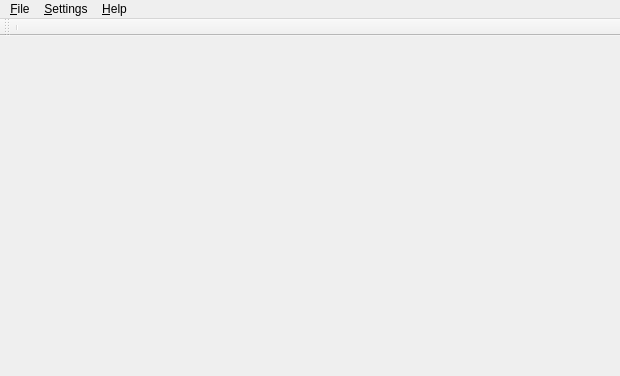
<?xml version="1.0" encoding="UTF-8"?>
<ui version="4.0">
 <class>TheOoLWallet</class>
 <widget class="QMainWindow" name="TheOoLWallet">
  <property name="geometry">
   <rect>
    <x>0</x>
    <y>0</y>
    <width>620</width>
    <height>376</height>
   </rect>
  </property>
  <property name="windowTitle">
   <string>MainWindow</string>
  </property>
  <widget class="QWidget" name="centralwidget"/>
  <widget class="QMenuBar" name="menubar">
   <property name="geometry">
    <rect>
     <x>0</x>
     <y>0</y>
     <width>620</width>
     <height>26</height>
    </rect>
   </property>
   <widget class="QMenu" name="menu_File">
    <property name="title">
     <string>&amp;File</string>
    </property>
    <addaction name="action_Open"/>
   </widget>
   <widget class="QMenu" name="menu_Settings">
    <property name="title">
     <string>&amp;Settings</string>
    </property>
    <widget class="QMenu" name="menu_Options">
     <property name="title">
      <string>&amp;Options</string>
     </property>
     <addaction name="action_Wallet"/>
     <addaction name="action_Network"/>
     <addaction name="action_Display"/>
    </widget>
    <addaction name="action_Encrypt"/>
    <addaction name="action_Change_Passphrase_2"/>
    <addaction name="separator"/>
    <addaction name="menu_Options"/>
   </widget>
   <widget class="QMenu" name="menu_Help">
    <property name="title">
     <string>&amp;Help</string>
    </property>
    <widget class="QMenu" name="menu_Debug_window">
     <property name="title">
      <string>&amp;Debug window</string>
     </property>
     <addaction name="action_Information"/>
     <addaction name="action_Console"/>
     <addaction name="action_Network_Tra"/>
    </widget>
    <addaction name="menu_Debug_window"/>
    <addaction name="action_Command_line_option"/>
    <addaction name="separator"/>
    <addaction name="action_About_the_program"/>
    <addaction name="action_About_the_library"/>
   </widget>
   <addaction name="menu_File"/>
   <addaction name="menu_Settings"/>
   <addaction name="menu_Help"/>
  </widget>
  <widget class="QToolBar" name="toolBar">
   <property name="windowTitle">
    <string>toolBar</string>
   </property>
   <attribute name="toolBarArea">
    <enum>TopToolBarArea</enum>
   </attribute>
   <attribute name="toolBarBreak">
    <bool>false</bool>
   </attribute>
   <addaction name="separator"/>
  </widget>
  <action name="action_Open">
   <property name="text">
    <string>&amp;Open</string>
   </property>
  </action>
  <action name="action_Encrypt_Wallet">
   <property name="text">
    <string>&amp;Encrypt Wallet</string>
   </property>
  </action>
  <action name="action_Options">
   <property name="text">
    <string>&amp;Options</string>
   </property>
  </action>
  <action name="action_Command_line_option">
   <property name="text">
    <string>&amp;Command line option</string>
   </property>
  </action>
  <action name="action_About_the_program">
   <property name="text">
    <string>&amp;About the program</string>
   </property>
  </action>
  <action name="action_About_the_library">
   <property name="text">
    <string>&amp;About the library</string>
   </property>
  </action>
  <action name="action_Encrypt">
   <property name="text">
    <string>&amp;Encrypt Wallet</string>
   </property>
  </action>
  <action name="action_Change_Passphrase_2">
   <property name="text">
    <string>&amp;Change Passphrase</string>
   </property>
  </action>
  <action name="action_Main">
   <property name="text">
    <string>&amp;Main</string>
   </property>
  </action>
  <action name="action_Wallet">
   <property name="text">
    <string>&amp;Wallet</string>
   </property>
  </action>
  <action name="action_Network">
   <property name="text">
    <string>&amp;Network</string>
   </property>
  </action>
  <action name="action_Display">
   <property name="text">
    <string>&amp;Display</string>
   </property>
  </action>
  <action name="action_Information">
   <property name="text">
    <string>&amp;Information</string>
   </property>
  </action>
  <action name="action_Console">
   <property name="text">
    <string>&amp;Console</string>
   </property>
  </action>
  <action name="action_Network_Tra">
   <property name="text">
    <string>&amp;Network Traffic</string>
   </property>
  </action>
 </widget>
 <resources/>
 <connections/>
</ui>
